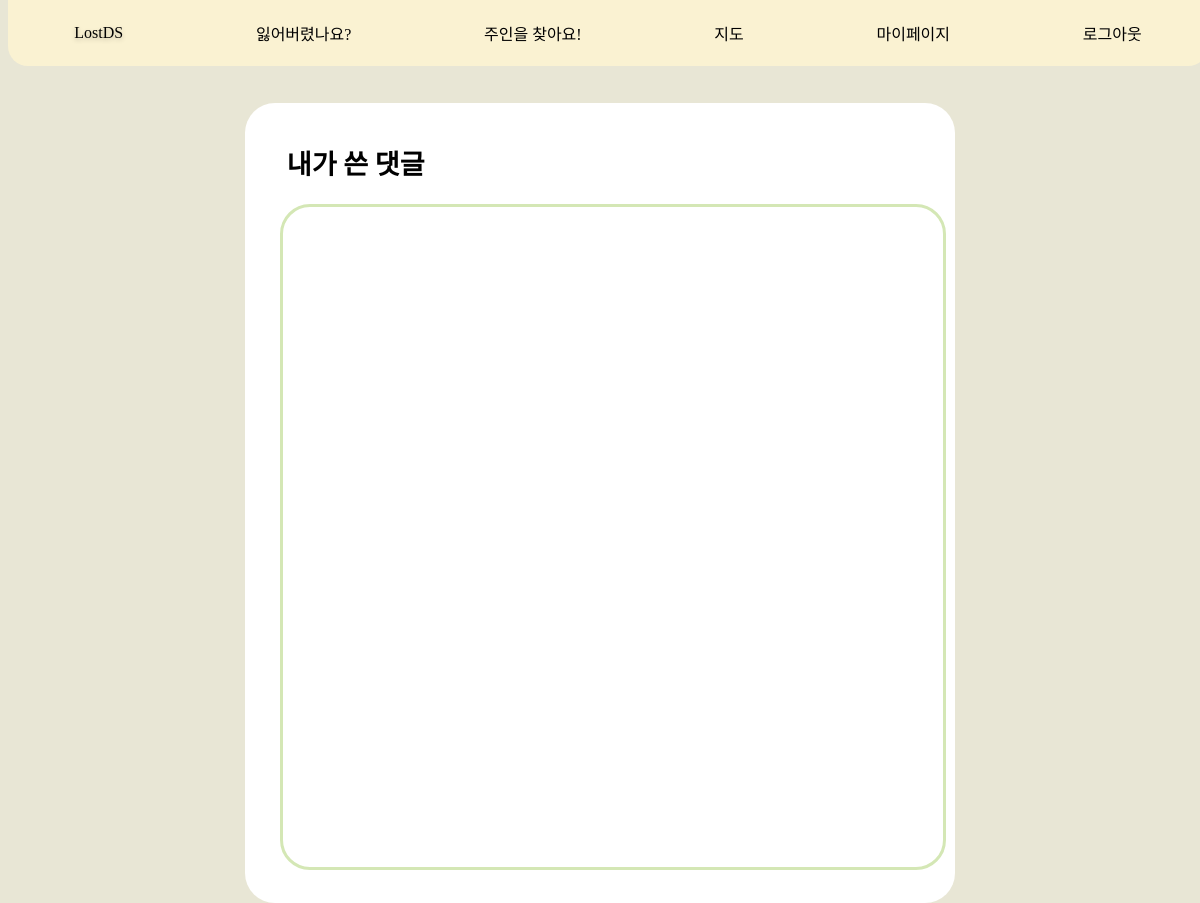
/mypage/comment/ (signed in), run on an earlier commit of the app's database.
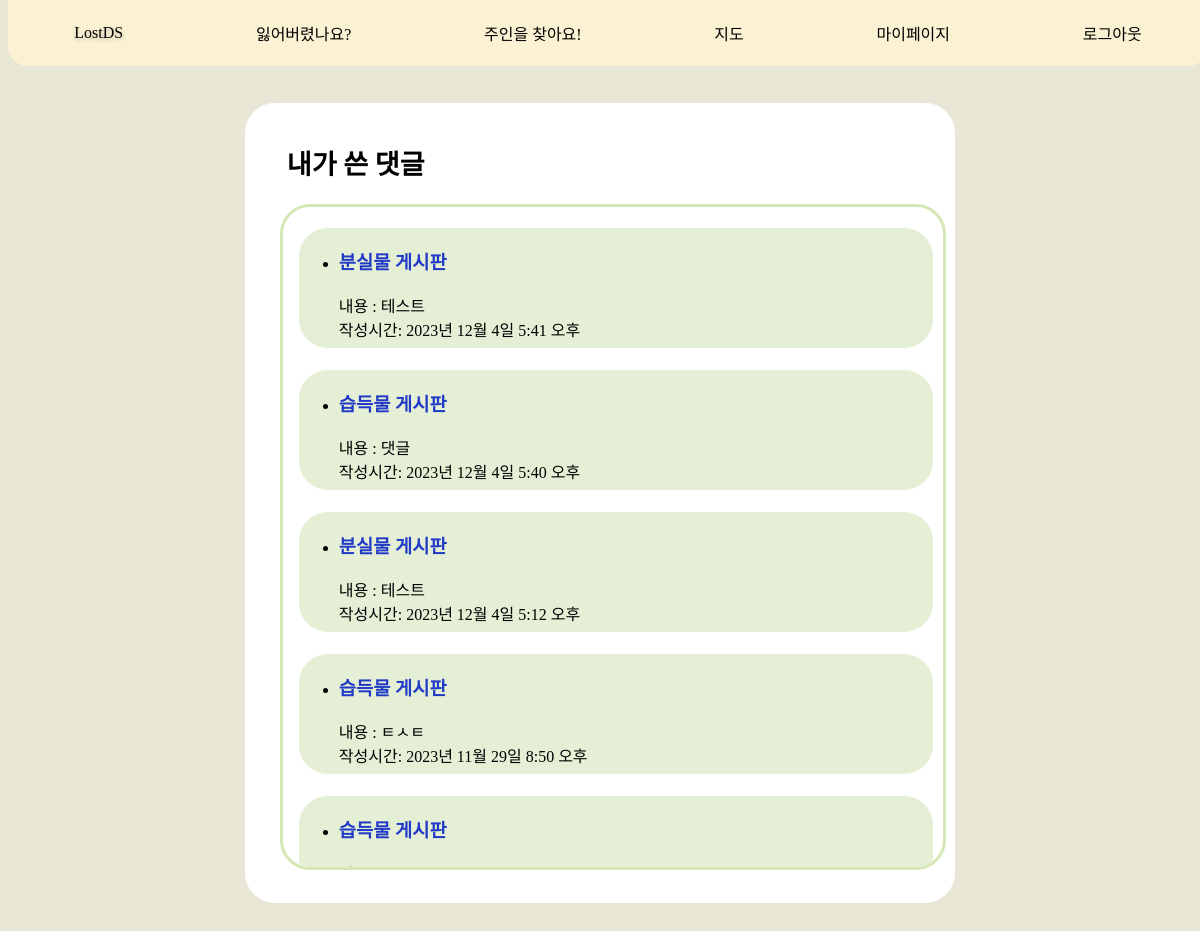
And on a later commit of the database.
### message/models.py (models this page shows, shortened)
class Comment(models.Model):
    findPost = models.ForeignKey(FindItem, on_delete=models.CASCADE, null=True, blank=True)
    askPost = models.ForeignKey(AskItem, on_delete=models.CASCADE, null=True, blank=True)
    completePost = models.ForeignKey(CompleteItem, on_delete=models.CASCADE, null=True, blank=True)
    author = models.ForeignKey(settings.AUTH_USER_MODEL, on_delete=models.CASCADE)
    content = models.TextField()
    created_at = models.DateTimeField(auto_now_add=True)

### mypage/views.py (the view)
# urls.py: path("comment/", comment_view, name='my-comment'),                              # '내가 쓴 댓글' 눌렀을 때 넘어가는 페이지
def comment_view(requset):  # 댓글 리스트 페이지
    return render(
        requset,
        'mypage/comment.html',
    )

### mypage/templates/mypage/comment.html (shortened to what this page needs)
{% extends 'main/nav.html' %}
{% block content %}
{% load static %}
<html lang="ko">
<head>
    <link rel="stylesheet" href="{% static 'mypage/css/mypost.css' %}" media="screen">
</head>
<body>
    <div class="container">
        <div class="post">
            <h2>내가 쓴 댓글</h2>
        </div>
        <div class="post-group">
            {% for comment in request.user.comment_set.all reversed %}
            <div class="post-list">
                <ul>
                    {% if comment.askPost %}
                    <a href="/message/ask/{{ comment.askPost.pk }}/#comment-{{ comment.pk}}">
                        <li>
                            <h3 class="title">
                                분실물 게시판<br>
                            </h3>
                            내용 : {{ comment.content }}<br>
                            작성시간: {{ comment.created_at }}
                        </li>
                    </a>
                    {% elif comment.findPost %}
                    <a href="/message/find/{{ comment.findPost.pk }}/#comment-{{ comment.pk}}">
                        <li>
                            <h3 class="title">
                                습득물 게시판<br>
                            </h3>
                            내용 : {{ comment.content }}<br>
                            작성시간: {{ comment.created_at }}
                        </li>
                    </a>
                    {% endif %}
                </ul>
            </div>
            {% endfor %}
        </div>
    </div>
</body>
{% endblock %}

What changed in the data, as far as the page shows it:
added Comment: content "테스트", created_at "2023년 12월 4일 5:41 오후"
added Comment: content "댓글", created_at "2023년 12월 4일 5:40 오후"
added Comment: content "테스트", created_at "2023년 12월 4일 5:12 오후"
added Comment: content "ㅌㅅㅌ", created_at "2023년 11월 29일 8:50 오후"
